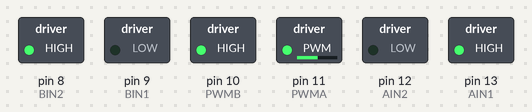
Simulated run of this sketch. Board: Arduino Uno, built with avr-gcc and run on an emulated ATmega328P. Shown: switched loads named in the sketch (green lamp = pin HIGH).

Above: at 0.1 s.
Timing chart, 0 to 1.6 s (numbered marks = the images above):
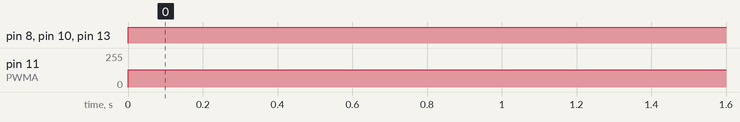

The sketch:

DC_Motor_Driver.ino
```cpp
/*
 * Code for a SparkFun TB6612FNG Motor Driver
 * with our experiance this will work for most if not all DC motors.
 * we use 2 motors in this sketch. if you only need one, remove all of the variables and functions pertaining to B but not A (motor 2 not 1)
 * rewriten from: https://learn.sparkfun.com/tutorials/sparkfun-inventors-kit-experiment-guide---v41/circuit-5a-motor-basics
 */

// directional pins (does not need to be PWM)
const int AIN1 = 13;           // control pin 1 on the motor driver for the first motor
const int AIN2 = 12;           // control pin 2 on the motor driver for the first motor

const int BIN1 = 9;            // control pin 1 on the motor driver for the second motor
const int BIN2 = 8;            // control pin 2 on the motor driver for the second motor

// Speed pins (needs to be PWM)
const int PWMA = 11;          // speed control pin on the motor driver for the first motor
const int PWMB = 10;          // speed control pin on the motor driver for the second motor


void setup() {

  //set motor 1 control pins as outputs
  pinMode(AIN1, OUTPUT);
  pinMode(AIN2, OUTPUT);
  pinMode(PWMA, OUTPUT);

  //set motor 2 control pins as outputs
  pinMode(BIN1, OUTPUT);
  pinMode(BIN2, OUTPUT);
  pinMode(PWMB, OUTPUT);

}

void loop() {

  // the value of the speed should be between 130 and 255 or -130 and -255
  spinMotor1(130);  // turn motor 1 forward slow
  spinMotor2(-255); // turn motor 2 backward fast


}

void spinMotor1(int motorSpeed)       //function for driving motor 1
{
  if (motorSpeed > 0)                 //if the motor should drive forward (positive speed)
  {
    digitalWrite(AIN1, HIGH);         //set pin 1 to high
    digitalWrite(AIN2, LOW);          //set pin 2 to low
  }
  else if (motorSpeed < 0)            //if the motor should drive backward (negative speed)
  {
    digitalWrite(AIN1, LOW);          //set pin 1 to low
    digitalWrite(AIN2, HIGH);         //set pin 2 to high
  }
  else                                //if the motor should stop
  {
    digitalWrite(AIN1, LOW);          //set pin 1 to low
    digitalWrite(AIN2, LOW);          //set pin 2 to low
  }
  analogWrite(PWMA, abs(motorSpeed)); //now that the motor direction is set, drive it at the entered speed
}


// function for determening motor direction. idealy for a robot, edit as needed.
void spinMotor2(int motorSpeed) {     //function for driving motor 2

  if (motorSpeed > 0){                //if the motor should drive forward (positive speed)

    digitalWrite(BIN1, HIGH);         //set pin 1 to high
    digitalWrite(BIN2, LOW);          //set pin 2 to low

  } else if (motorSpeed < 0) {        //if the motor should drive backward (negative speed)

    digitalWrite(BIN1, LOW);          //set pin 1 to low
    digitalWrite(BIN2, HIGH);         //set pin 2 to high

  } else {                            //if the motor should stop

    digitalWrite(BIN1, LOW);          //set pin 1 to low
    digitalWrite(BIN2, LOW);          //set pin 2 to low

  }
  analogWrite(PWMB, abs(motorSpeed)); //now that the motor direction is set, drive it at the entered speed
}
```

Measured:
- by itself, pin 8 (BIN2), pin 10 (PWMB), pin 13 (AIN1): LOW → HIGH at 0.00 s
- by itself, pin 11 (PWMA): 0/255 → 130/255 at 0.00 s
